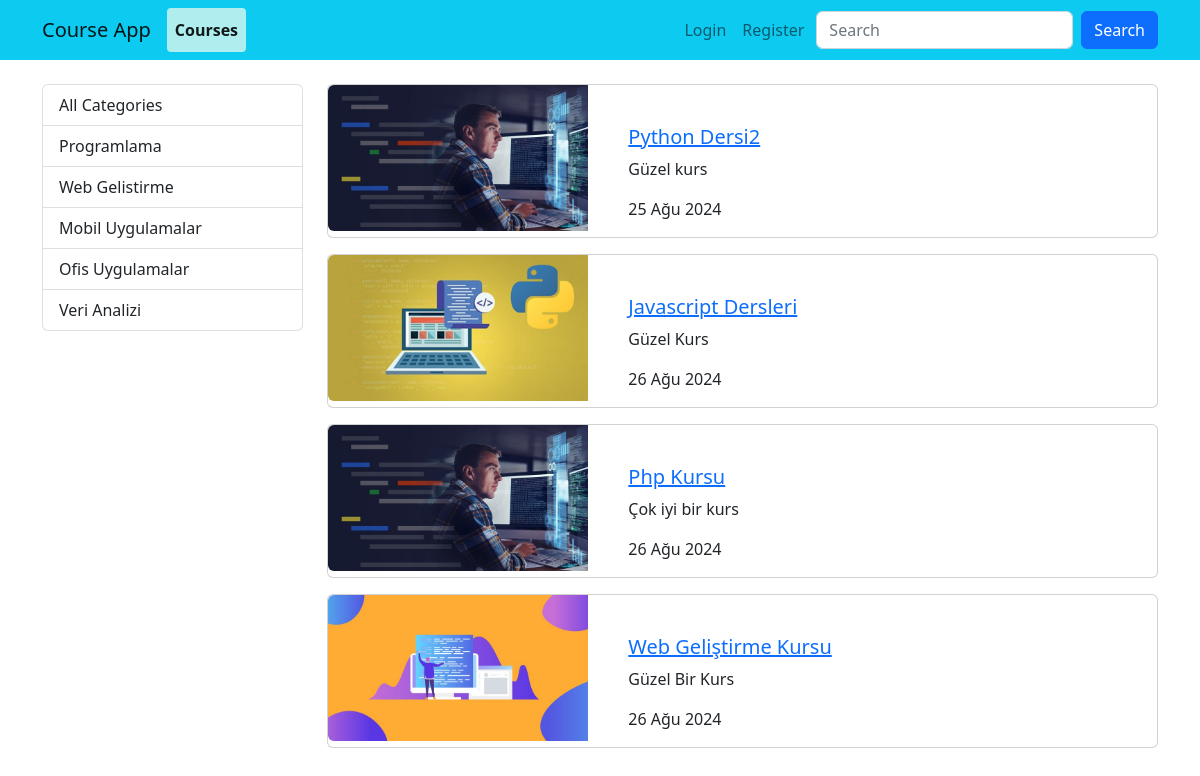
Page /courses/ on the committed database.
### courses/models.py (models this page shows, shortened)
class Category(models.Model):
    name = models.CharField(max_length=40)
    slug = models.SlugField(null=False,default="",unique=True, db_index=True,blank=True,editable=True)

class Course(models.Model):
    title = models.CharField(max_length=50)
    description =models.TextField()
    image = models.ImageField(upload_to="images",default="")
    date = models.DateField(auto_now_add=True)
    isActive = models.BooleanField(default=False)
    isHome = models.BooleanField(default=False)
    slug = models.SlugField(null=False,default="",unique=True, db_index=True,blank=True,editable=False)
    categories = models.ManyToManyField(Category,related_name="kurslar",blank=True)

### courses/views.py (the view)
# urls.py: path("",views.index,name="courses"),
def index(request):
    courses = Course.objects.filter(isActive=1,isHome=True).order_by("date")
    category = Category.objects.all()
    return render(request, "courses/index.html",{
        "courses":courses,
        "categories":category
    })

### courses/templates/courses/index.html (shortened to what this page needs)
{% extends "layout.html" %}
{% load static %}
{% block css_files %}
    <link rel="stylesheet" href="{% static "/courses/css/style.css" %}">
{% endblock css_files %}
{% block content %}
    <div class="container">
        <div class="row mt-4">
            <div class="col-3">
                {% include "courses/partials/_categories.html" %}
            </div>
            <div class="col-9" >
                {% for course in courses %}
                    {% include "courses/partials/_course-card.html" %}
                {% endfor %}
            </div>
        </div>
    </div>
{% endblock content %}

### courses/templates/courses/partials/_categories.html
<div class="list-group">
    <a href="{% url "courses" %}" class="list-group-item list-group-item-action">All Categories</a>
    {% for category in categories %}
        <a href="{% url 'courses_by_category' category.slug %}" class="list-group-item list-group-item-action {% if category.slug == selected_category %}active{% endif %}">{{category.name |title}}</a>
    {% endfor %}
</div>

### courses/templates/courses/partials/_course-card.html
{% load static %}
<div class="card mb-3">
    <div class="row">
        <div class="col-4">
            <img class="img-fluid rounded-start" src="{{course.image.url}}" alt="{{course.title}}">
        </div>
        <div class="col-8 mt-4">
            <div class="card-body">
                <a href="{% url "course_detail" course.slug %}">
                    <h5 class="card-title">{{course.title | title}}</h5>
                </a>
                <p class="card-text">{{course.description | capfirst | truncatechars:20}}</p>
                <span>{{course.date | date:"SHORT_DATE_FORMAT" }}</span>
            </div>
        </div>
    </div>
</div>

### rows in the picture
Category: name "Programlama"
Category: name "Web Gelistirme"
Category: name "Mobil Uygulamalar"
Category: name "Ofis Uygulamalar"
Category: name "Veri Analizi"
Course: image (picture), title "Python Dersi2", description "Güzel kurs", date "25 Ağu 2024"
Course: image (picture), title "Javascript Dersleri", description "Güzel Kurs", date "26 Ağu 2024"
Course: image (picture), title "Php Kursu", description "Çok iyi bir kurs", date "26 Ağu 2024"
Course: image (picture), title "Web Geliştirme Kursu", description "Güzel Bir Kurs", date "26 Ağu 2024"
